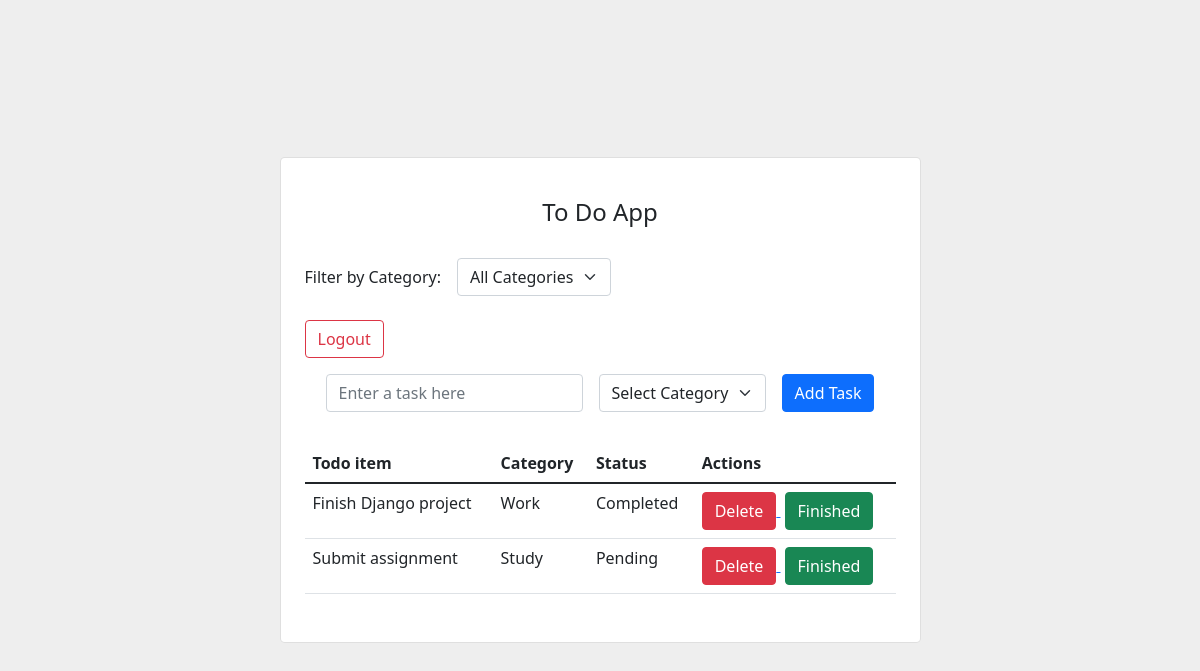
The app's page / (signed in) with its own data.
### todoapp/models.py (models this page shows, shortened)
class Todo(models.Model):
    user=models.ForeignKey(User,on_delete=models.CASCADE)
    name=models.CharField(max_length=300)
    status=models.BooleanField(default=False)
    category = models.ForeignKey(Category, on_delete=models.SET_NULL, null=True, blank=True)

class Category(models.Model):
    category_name = models.CharField(max_length=100)

### todoapp/views.py (the view, shortened to what this page needs)
# urls.py: path('',views.home,name='home'),
@login_required
def home(request):
    selected_category_id = request.GET.get('filter_category')
    if selected_category_id:
        all_todo = Todo.objects.filter(user=request.user, category__id=selected_category_id)
    else:
        all_todo = Todo.objects.filter(user=request.user)
    categories = Category.objects.all()
    return render(request,'todoapp/todo.html',{'todo':all_todo,'categories':categories,'selected_category': int(selected_category_id) if selected_category_id else None,})

### template/todoapp/todo.html (shortened to what this page needs)
<link rel="stylesheet" href="https://cdn.jsdelivr.net/npm/bootstrap@5.1.3/dist/css/bootstrap.min.css">
<section class="vh-100" style="background-color: #eee;">
    <div class="container py-5 h-100">
      <div class="row d-flex justify-content-center align-items-center h-100">
        <div class="col col-lg-9 col-xl-7">
          <div class="card rounded-3">
            <div class="card-body p-4">
              <h4 class="text-center my-3 pb-3">To Do App</h4>
              <form method="get" class="mb-4">
  <div class="row g-3 align-items-center">
    <div class="col-auto">
      <label for="filterCategory" class="col-form-label">Filter by Category:</label>
    </div>
    <div class="col-auto">
      <select name="filter_category" id="filterCategory" class="form-select" onchange="this.form.submit()">
        <option value="">All Categories</option>
      </select>
    </div>
  </div>
</form>
                <form method="POST" action="{% url 'logout' %}">
                    <button class="btn btn-outline-danger">Logout</button>
                </form>
              <form method="POST" class="row row-cols-lg-auto g-3 justify-content-center align-items-center mb-4 pb-2">
                <div class="col-12">
                  <div class="form-outline">
                    <input type="text" id="form1" class="form-control" name="task" placeholder="Enter a task here"/>
                  </div>
                </div>
                <div class="col-md-4">
            <select name="category" id="categorySelect" class="form-select">
              <option value="">Select Category</option>
            </select>
          </div>
                <div class="col-12">
                  <button type="submit" class="btn btn-primary">Add Task</button>
                </div>
              </form>
              <table class="table mb-4">
                <thead>
                  <tr>
                    <th scope="col">Todo item</th>
                    <th scope="col">Category</th>
                    <th scope="col">Status</th>
                    <th scope="col">Actions</th>
                  </tr>
                </thead>
                <tbody>
                    {%for i in todo%}
                  <tr>
                    <td>{{i.name}}</td>
                    {%if i.category.category_name%}
                    <td>{{i.category.category_name}}</td>
                    {%else%}
                     <td>No Category</td>
                    {%endif%}
                        {%if i.status%}
                        <td>Completed</td>
                        {%else%}
                        <td>Pending</td>
                        {%endif%}
                    <td>
                     <a href="{%url 'delete' i.id %}">
                    <button type="submit" class="btn btn-danger">Delete</button>
                    </a>
                     <a href="{%url 'update' i.id %}">
                    <button type="submit" class="btn btn-success ms-1">Finished</button>
                    </a>
                    </td>
                  </tr>
                  {%endfor%}
                </tbody>
              </table>
            </div>
          </div>
        </div>
      </div>
    </div>
  </section>

### records on screen
Todo: name "Finish Django project", category.category_name "Work", status "Completed"
Todo: name "Submit assignment", category.category_name "Study", status "Pending"
